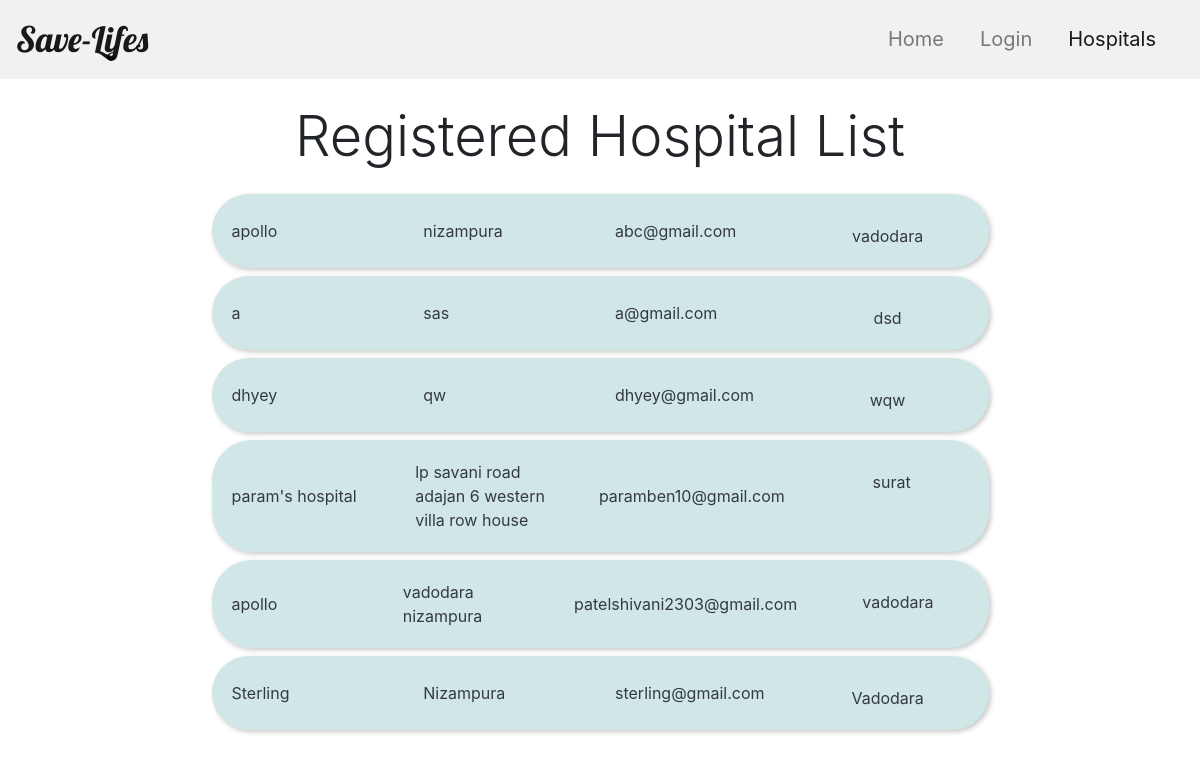
The page /Hospital/Mainpage/ on the database as committed earlier.
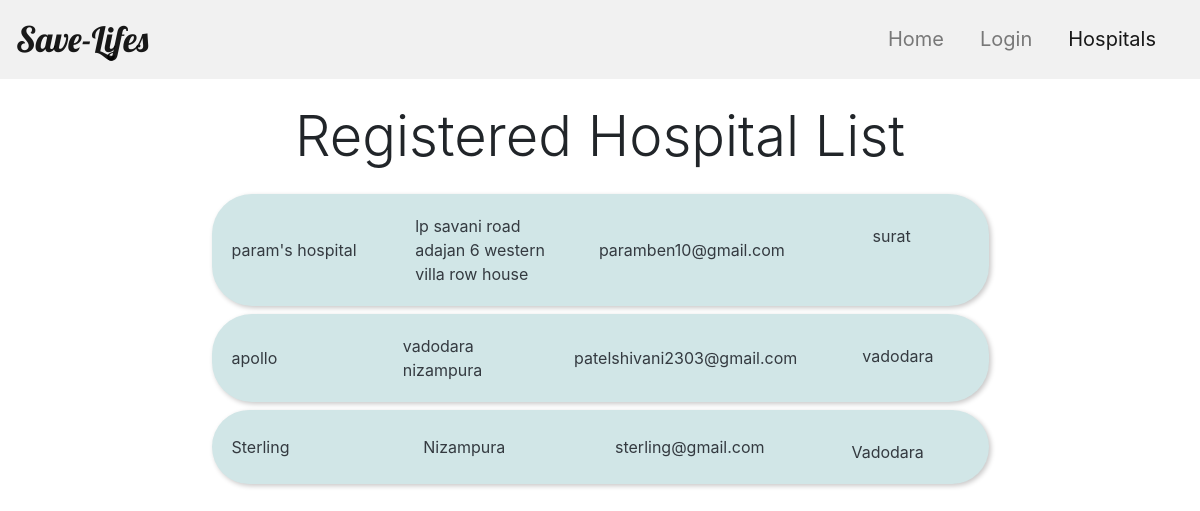
The same page on the database as committed later.
### hospital/models.py (models this page shows)
class Hospital(models.Model):
    hospital_email=models.CharField(max_length=50,primary_key=True,help_text ='write your email')
    hospital_name=models.CharField(max_length=30)
    hospital_city=models.CharField(max_length=20)
    hospital_mobile_no=models.CharField(max_length=10)
    hospital_address=models.CharField(max_length=100,help_text = 'write your email')
    zip_code=models.CharField(max_length=6)

### hospital/views.py (the view)
# urls.py: url('Mainpage/',Mainpage),
def Mainpage(request):
    hospitals=Hospital.objects.all()
    return render(request, 'main.html', {'hospitals':hospitals})

### hospital/templates/main.html (shortened to what this page needs)
<html>
<head>
    {% load static %}
    <link rel="stylesheet" type="text/css" href="{% static 'css/style2.css' %}">
    <link rel="stylesheet" href="https://stackpath.bootstrapcdn.com/bootstrap/4.4.1/css/bootstrap.min.css">
</head>
<body>
    <nav class="navbar navbar-expand-lg navbar-light sticky-top" style="background-color: #f1f1f1;">
        <a class="navbar-brand" href="#" style="font-size: 35px;">Save-Lifes</a>
        <div class="collapse navbar-collapse justify-content-end" id="navbarNavAltMarkup">
            <div class="navbar-nav" style="font-size: 20px;">
                <a class="nav-item nav-link" href="/Home/Homepage">Home</a>
                <a class="nav-item nav-link" href="/Hospital/loginpage">Login</a>
                <a class="nav-item nav-link active" href="/Hospital/Mainpage">Hospitals</a>
            </div>
        </div>
    </nav>
    <div class="container">
        <h2 class="my-4 text-center display-4">Registered Hospital List</h2>
        {% for hospital in hospitals%}
        <div class="card mb-2 text-dark biLeft " style="background:rgb(209, 230, 231) ;width: 70%; margin: auto;border-radius: 40px;  box-shadow: 2px 2px 5px .1px rgb(201, 200, 200);border:none">
            <div class="card-body">
                <div class="row">
                    <div class="col">
                        {{hospital.hospital_name}}
                    </div>
                    <div class="col">
                        {{hospital.hospital_address}}
                    </div>
                    <div class="col">
                        {{hospital.hospital_email}}
                    </div>
                    <div class="col text-center" style="margin-top:10px;">
                        {{hospital.hospital_city}}
                    </div>
                </div>
            </div>
        </div>
        {% endfor%}
</body>
</html>

### blood_donation/static/css/style2.css (style rules this page uses)
.navbar-brand { font-family: 'Lobster', cursive; font-size: 30px; }
.navbar-nav a:after, .navbar-nav a:before { transition: all .5s; }
.navbar-nav a { position: relative; margin-right: 20px; }
.navbar-nav a:after { position: absolute; bottom: 0; left: 0; right: 0; margin: auto; width: 0%; content: '.'; color: transparent; background: #aaa; height: 1px; }
div.card { box-shadow: 0 4px 8px 0 rgba(0, 0, 0, 0.1); border-radius: 20px; background-color: rgb(209, 230, 231); border: none; }
.col { margin: auto; }
.biLeft { animation: bounce-in-left 1s both; animation-delay: 0s; }

Rows that differ between the two databases and show on the page:
removed Hospital: hospital_name "apollo", hospital_address "nizampura", hospital_email "abc@gmail.com", hospital_city "vadodara"
removed Hospital: hospital_name "a", hospital_address "sas", hospital_email "a@gmail.com", hospital_city "dsd"
removed Hospital: hospital_name "dhyey", hospital_address "qw", hospital_email "dhyey@gmail.com", hospital_city "wqw"
